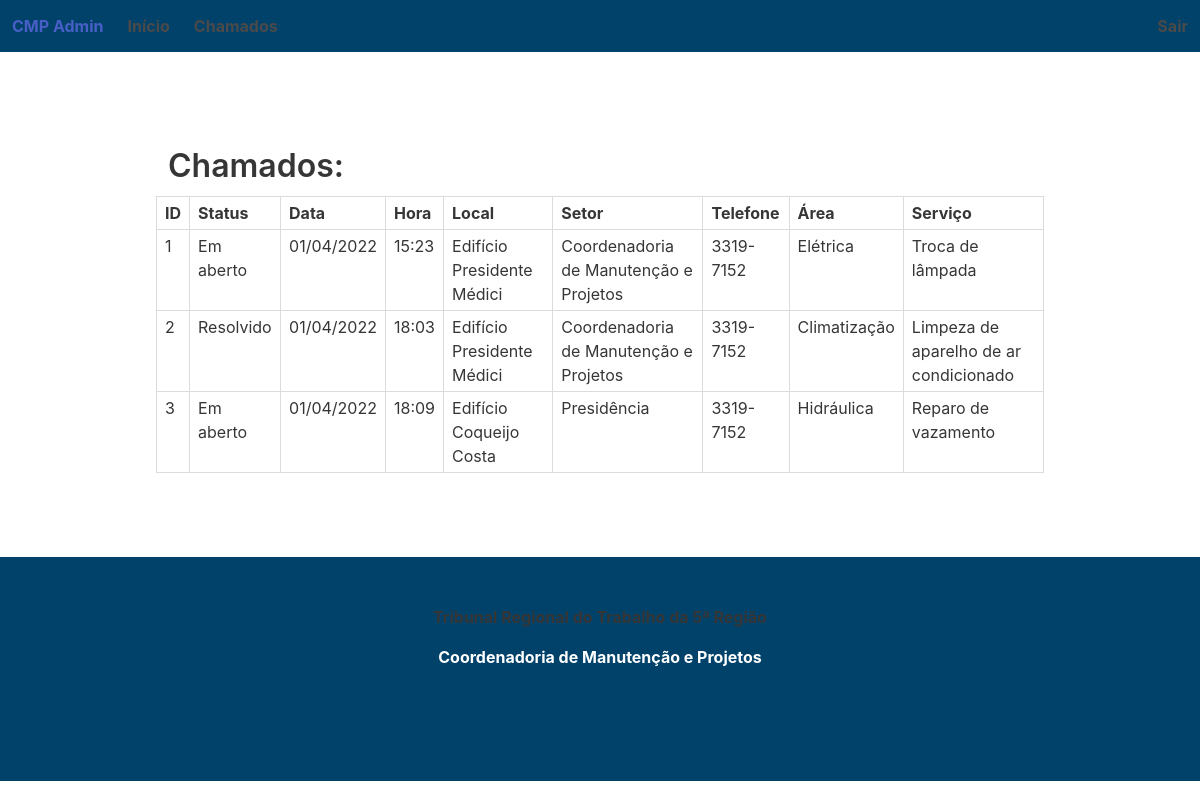
The app's page /cmp_admin/show_tickets/, older data.
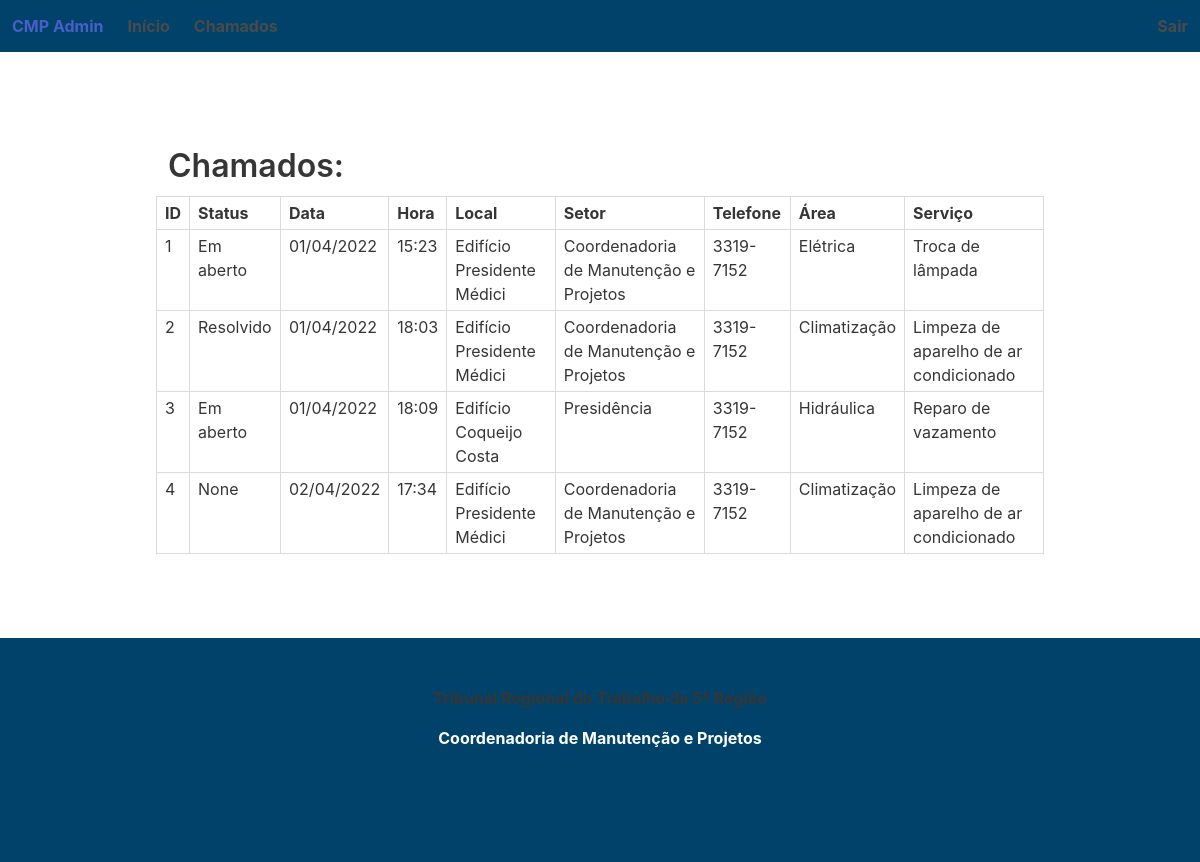
The same page, newer data.
### cmp_admin/models.py (models this page shows, shortened)
class Ticket(models.Model):
  place_id = models.ForeignKey(Place, on_delete = models.SET_NULL, null = True)
  contact_email = models.EmailField()
  sector_id = models.ForeignKey(Sector, on_delete = models.SET_NULL, null = True)
  contact_phone = models.CharField(max_length = 255)
  description = models.TextField()
  assigned_to_id = models.ForeignKey(User, on_delete = models.SET_NULL, null = True)
  infos = models.ManyToManyField('Info')
  created_at = models.DateTimeField(auto_now_add = True)
  updated_at = models.DateTimeField(auto_now = True)
  subject_id = models.ForeignKey(Subject, on_delete = models.SET_NULL, null = True)
  service_id = models.ForeignKey(Service, on_delete = models.SET_NULL, null = True)
  status_id = models.ForeignKey(Status, on_delete = models.SET_NULL, null = True)
  requester = models.CharField(max_length = 255)

class Status(models.Model):
  name = models.CharField(max_length = 255)
  created_at = models.DateTimeField(auto_now_add = True)
  updated_at = models.DateTimeField(auto_now = True)
  def __str__(self):
    return self.name

class Place(models.Model):
  name = models.CharField(max_length = 255)
  city = models.CharField(max_length = 255)
  state = models.CharField(max_length = 255)
  address = models.CharField(max_length = 255)
  zip_code = models.CharField(max_length = 255)
  created_at = models.DateTimeField(auto_now_add = True)
  updated_at = models.DateTimeField(auto_now = True)
  def __str__(self):
    return self.name

class Sector(models.Model):
  name = models.CharField(max_length = 255)
  place_id = models.ForeignKey(Place, on_delete = models.SET_NULL, null = True)
  email = models.EmailField()
  phone_number = models.CharField(max_length = 255)
  created_at = models.DateTimeField(auto_now_add = True)
  updated_at = models.DateTimeField(auto_now = True)
  def __str__(self):
    return self.name

class Subject(models.Model):
  name = models.CharField(max_length = 255)
  created_at = models.DateTimeField(auto_now_add = True)
  updated_at = models.DateTimeField(auto_now = True)
  def __str__(self):
    return self.name

class Service(models.Model):
  name = models.CharField(max_length = 255)
  subject_id = models.ForeignKey(Subject, on_delete = models.SET_NULL, null = True)
  created_at = models.DateTimeField(auto_now_add = True)
  updated_at = models.DateTimeField(auto_now = True)
  def __str__(self):
    return self.name

### cmp_admin/views.py (the view)
# urls.py: path('show_tickets/', views.ShowTicketsView.as_view(), name = 'show_tickets'),
class ShowTicketsView(generic.ListView):
  model = Ticket
  template_name = 'cmp_admin/show_tickets.html'
  context_object_name = 'all_tickets'
  def get_queryset(self):
    return Ticket.objects.all().order_by('created_at')

### cmp_admin/templates/cmp_admin/show_tickets.html (shortened to what this page needs)
{% extends 'cmp_admin/base.html' %}
{% block main %}
<section class="section">
  <div class="container">
    <p class="title is-3">Chamados:</p>
    <div class="columns is-centered">
      <table class="table is-bordered is-narrow">
        <thead>
          <tr>
            <th>ID</th>
            <th>Status</th>
            <th>Data</th>
            <th>Hora</th>
            <th>Local</th>
            <th>Setor</th>
            <th>Telefone</th>
            <th>Área</th>
            <th>Serviço</th>
          </tr>
          <tbody>
          {% for ticket in all_tickets %}
          <tr class="hoverable-row">
            <td>{{ ticket.id }}</td>
            <td>{{ ticket.status_id }}</td>
            <td>{{ ticket.created_at.date|date:'d/m/Y' }}</td>
            <td>{{ ticket.created_at.time }}</td>
            <td>{{ ticket.place_id }}</td>
            <td>{{ ticket.sector_id }}</td>
            <td>{{ ticket.contact_phone }}</td>
            <td>{{ ticket.subject_id }}</td>
            <td>{{ ticket.service_id }}</td>
          </tr>
          {% endfor %}
          </tbody>
        </thead>
      </table>
    </div>
  </div>
</section>
{% endblock main %}

### cmp_admin/templates/cmp_admin/base.html (shortened to what this page needs)
<!DOCTYPE html>
<html lang="pt-br">
  <head>
    <link
      rel="stylesheet"
      href="https://cdn.jsdelivr.net/npm/bulma@0.9.3/css/bulma.min.css"
    />
  </head>
  <body>
    {% block nav %}
			<nav class="navbar" role="navigation" aria-label="main navigation">
				<div class="navbar-brand">
					<a class="navbar-item" href="https://bulma.io">
						CMP Admin
					</a>
				</div>
				<div id="navbar" class="navbar-menu">
					<div class="navbar-start">
						<a class="navbar-item"> Início</a>
						<a class="navbar-item"> Chamados</a>
					</div>
					<div class="navbar-end">
						<a class="navbar-item"> Sair </a>
					</div>
				</div>
			</nav>
    {% endblock nav %}
		<section class="section">
      <div class="container">
        {% block main %}{% endblock main %}
      </div>
    </section>
		{% block footer %}
    <footer class="footer">
      <div class="content has-text-centered">
        <p>
          <strong>Tribunal Regional do Trabalho da 5ª Região</strong>
					<p>Coordenadoria de Manutenção e Projetos</p>
        </p>
      </div>
		</footer>
    {% endblock footer %}
  </body>
</html>

### cmp_admin/templates/cmp_admin/base.html (style rules this page uses)
.navbar, .footer { background-color: #01426A; color: white; font-weight: bold; }

Row changes from the older to the newer data that the page shows:
added Ticket: id "4", status_id "None", created_at "02/04/2022", created_at.time "17:34", place_id "Edifício Presidente Médici", sector_id "Coordenadoria de Manutenção e Projetos", contact_phone "3319-7152", subject_id "Climatização", service_id "Limpeza de aparelho de ar condicionado"
